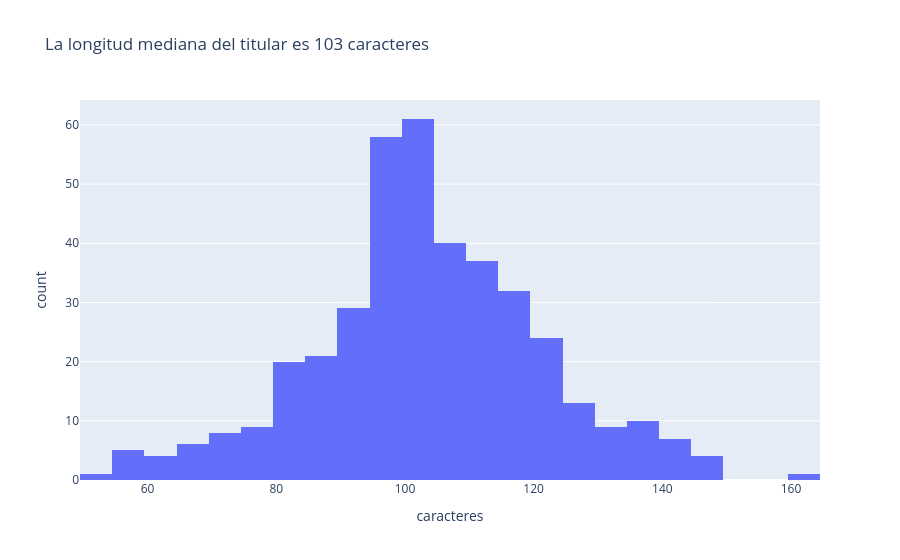

Notebook code for this chart:
### Code cell
df['caracteres'] = df['titular'].str.len()
mediana = int(df['caracteres'].median())
fig = px.histogram(df, x='caracteres', nbins=30,
                   title=f"La longitud mediana del titular es {mediana} caracteres")
fig.show()

### Figure 1 — Plotly figure (JSON) as saved in the notebook; plotly's stock layout.template omitted (floating-point values rounded to 4 significant figures; data arrays with more than 128 entries replaced by an {"elided": "..."} marker saying what was removed)
{"data": [{"bingroup": "x", "hovertemplate": "caracteres=%{x}<br>count=%{y}<extra></extra>", "legendgroup": "", "marker": {"color": "#636efa", "pattern": {"shape": ""}}, "name": "", "nbinsx": 30, "orientation": "v", "showlegend": false, "type": "histogram", "x": {"elided": "399 int values"}, "xaxis": "x", "yaxis": "y"}], "layout": {"barmode": "relative", "legend": {"tracegroupgap": 0}, "title": {"text": "La longitud mediana del titular es 103 caracteres"}, "xaxis": {"anchor": "y", "domain": [0.0, 1.0], "title": {"text": "caracteres"}}, "yaxis": {"anchor": "x", "domain": [0.0, 1.0], "title": {"text": "count"}}}}
